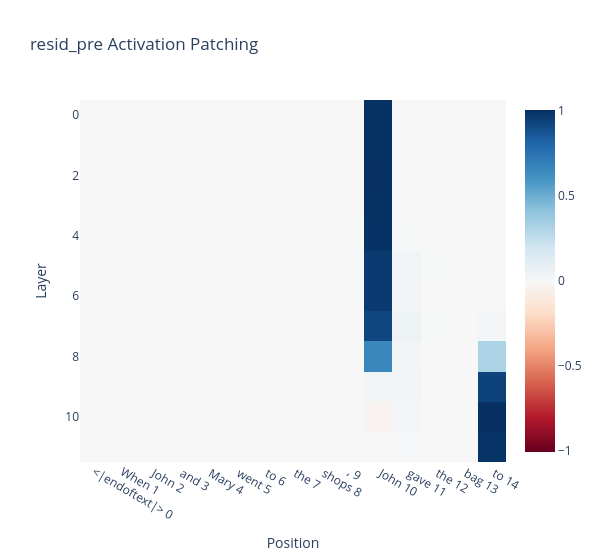

Notebook cell for this chart:
### Code cell
imshow(
    act_patch_resid_pre,
    labels={"x": "Position", "y": "Layer"},
    x=labels,
    title="resid_pre Activation Patching",
    width=600
)

### Figure 1 — Plotly figure (JSON) as saved in the notebook; plotly's stock layout.template omitted (floating-point values rounded to 4 significant figures; data arrays with more than 128 entries replaced by an {"elided": "..."} marker saying what was removed)
{"data": [{"coloraxis": "coloraxis", "hovertemplate": "Position: %{x}<br>Layer: %{y}<br>color: %{z}<extra></extra>", "name": "0", "type": "heatmap", "x": ["<|endoftext|> 0", "When 1", " John 2", " and 3", " Mary 4", " went 5", " to 6", " the 7", " shops 8", ", 9", " John 10", " gave 11", " the 12", " bag 13", " to 14"], "xaxis": "x", "yaxis": "y", "z": {"elided": "12x15 float values"}}], "layout": {"coloraxis": {"autocolorscale": false, "cmid": 0.0, "colorscale": [[0.0, "rgb(103,0,31)"], [0.1, "rgb(178,24,43)"], [0.2, "rgb(214,96,77)"], [0.3, "rgb(244,165,130)"], [0.4, "rgb(253,219,199)"], [0.5, "rgb(247,247,247)"], [0.6, "rgb(209,229,240)"], [0.7, "rgb(146,197,222)"], [0.8, "rgb(67,147,195)"], [0.9, "rgb(33,102,172)"], [1.0, "rgb(5,48,97)"]]}, "title": {"text": "resid_pre Activation Patching"}, "width": 600, "xaxis": {"anchor": "y", "constrain": "domain", "domain": [0.0, 1.0], "scaleanchor": "y", "title": {"text": "Position"}}, "yaxis": {"anchor": "x", "autorange": "reversed", "constrain": "domain", "domain": [0.0, 1.0], "title": {"text": "Layer"}}}}
